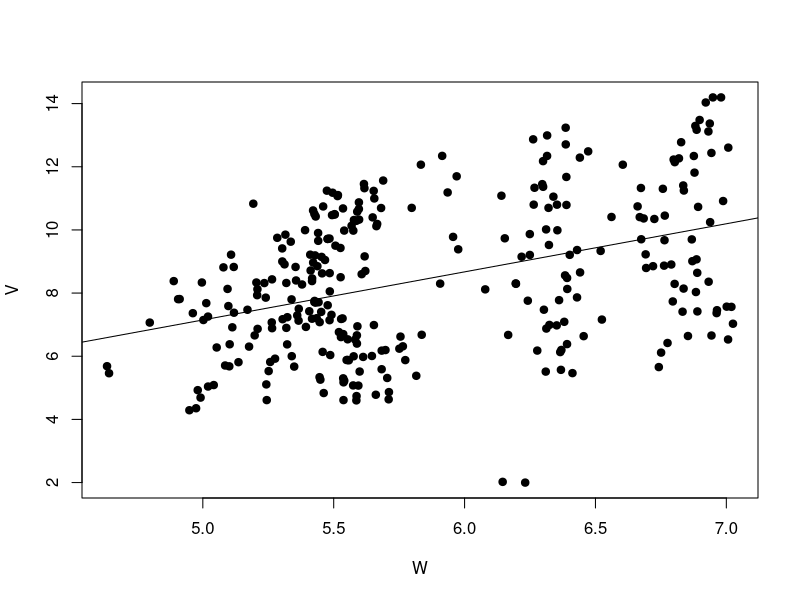
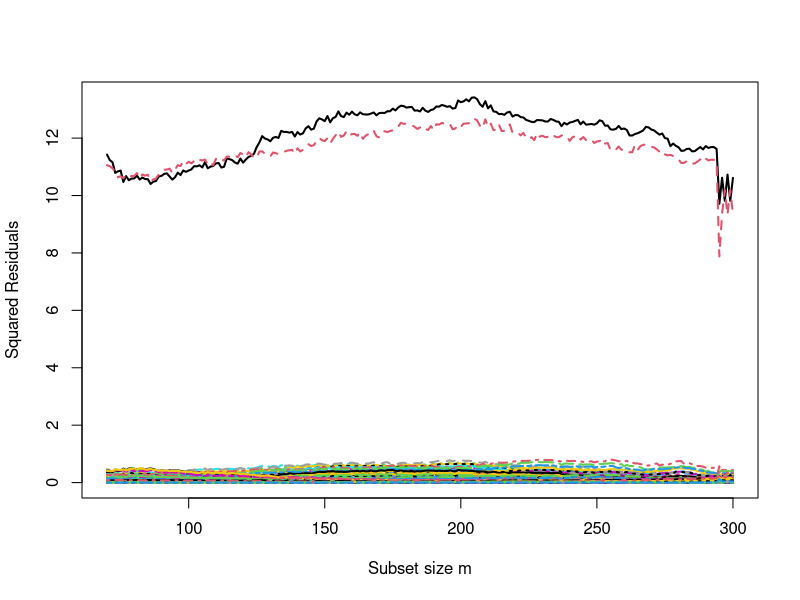
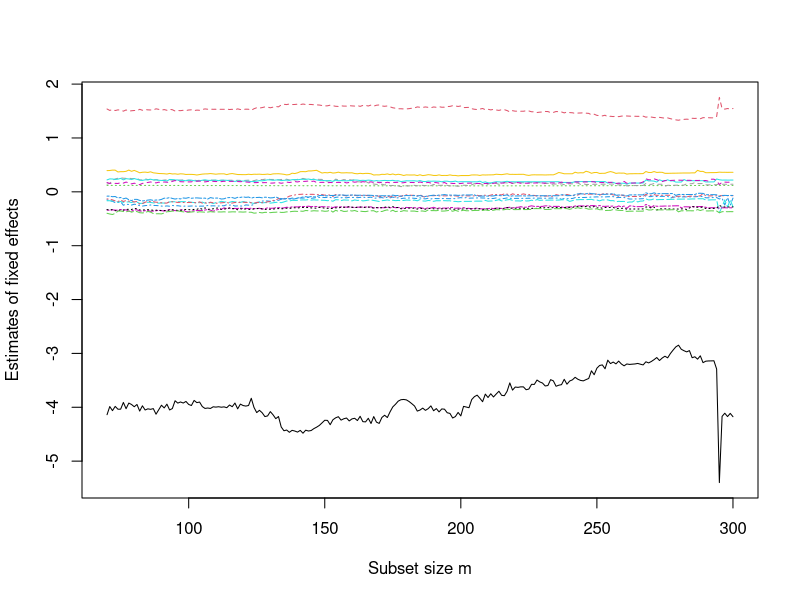
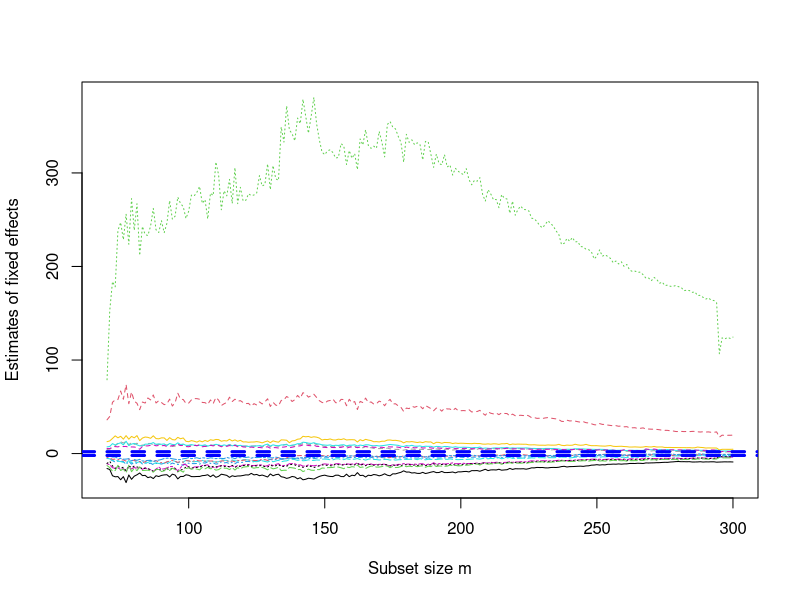
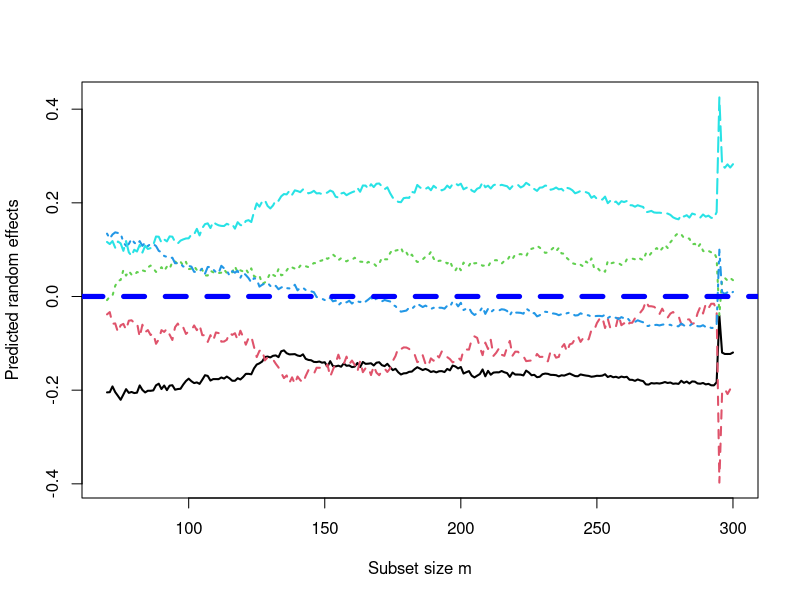
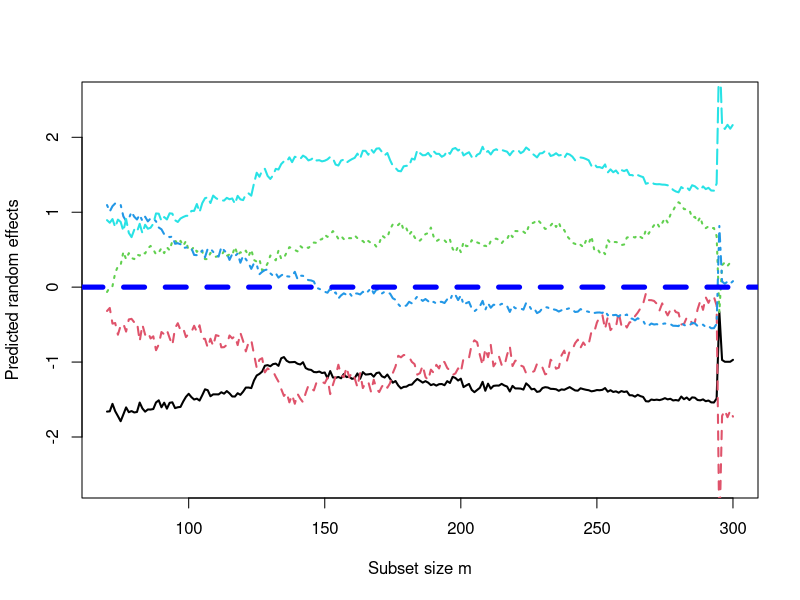

The R source for these figures, in order:
library(lme4)
library(Matrix)
library(MASS)
library(ggplot2)

# start
coffebra = read.table("simBRAx1.txt", header = T)
coffebra.cont <- coffebra
# new: nn & grpunt
nn=dim(coffebra.cont)[1]
grpunt=12*5
tabcountry=rbind(c("F", "G", "I", "S", "UK"), c(0,0,0,0,0), c(0,0,0,0,0), c(0,0,0,0,0), c(0,0,0,0,0) )

righe.cont <- 1:2
f1 <- 0.35
f2 <- 0.9

coffebra.cont$logV[righe.cont]=f1*coffebra$logV[righe.cont]
coffebra.cont$logQ[righe.cont]=f2*coffebra$logQ[righe.cont]

plot(coffebra.cont$logQ, coffebra.cont$logV, cex = 1.5, pch = 20, xlab = "W", ylab = "V")
abline(lm(logV ~ logQ, data=coffebra.cont))

fit.coffebra.cont = lmer(logV ~ logQ + t +m1 + m2+m3+m4+m5+ m6+m7+m8+m9+m10+m11+(1 | country), data = coffebra.cont, REML=F)


y = coffebra.cont$logV
ngroups = max(fit.coffebra.cont@Gp)
X = fit.coffebra.cont@pp$X

Z = t(fit.coffebra.cont@pp$Zt)
beta = fit.coffebra.cont@beta
ttest = beta/diag(summary(fit.coffebra.cont)$vcov)^0.5
sigma2U = summary(fit.coffebra.cont)$varcor[[1]][1]
sigma2eps = summary(fit.coffebra.cont)$sigma^2
loglikhat = summary(fit.coffebra.cont)$logLik[1]
Vhat = sigma2U * Z %*% t(Z) + sigma2eps * diag(length(y))
Ghat = sigma2U * diag(max(fit.coffebra.cont@Gp))
### as.matrix(Vhat) to het the matrix

i1 = t(X)%*% ginv(as.matrix(Vhat)) %*% X
i1inv = ginv(i1)
i2 = t(X)%*% ginv(as.matrix(Vhat)) %*% y
### The product i1inv %*% i2 is identical to beta

# ranef : stima dei random effects
### identical to ranef(ranef(fit.coffebra.cont)$pigname[[1]])
uhat = Ghat%*%t(Z)%*%ginv(as.matrix(Vhat)) %*% (y - X%*%beta)
yhat = X%*%beta + Z%*%uhat
res = y - yhat

### pointer = matrix(rep(1:7, ngroups), nrow = 7, ncol = ngroups)
### Generate a matrix of starting time-index
positions = matrix(1:length(y), nrow = max(coffebra.cont$t), ncol = ngroups)

#temp = matrix(NA, nrow = 10, ncol = length(y)/(ncol(X)+1))
temp = NULL
### for(l in 1:nrow(temp)) {
for(l in 1:10) {
    subset=matrix(NA, nrow=ncol(X), ncol = ngroups)
    set.seed(l)
    sss = sample(1:(max(coffebra.cont$t) - ncol(X)+1), ngroups, replace = T)
    for (ii in 1:ncol(positions)) {
        subset[,ii] = positions[sss[ii]:(sss[ii]+ncol(X)-1), ii]
    }
    temp = rbind(as.vector(subset), temp)
}

# temp = matrix(NA, nrow = length(y)/3, ncol = 7)
# subset = 1:3
# for(l in 1:7){
	# if(l == 1) subset = subset
	# else subset = subset+1
# for(i in 1:ngroups) {
	# if (i == 1) out = subset
	# else out = c(out, subset+(i-1)*9)
# }
# temp[, l] = out
# }


resorder =matrix(NA, nrow = length(y), ncol = nrow(temp))
for(j in 1:nrow(temp)) {
    cat(j, "\n")
    mysub = temp[j, ]
    fit.coffebra.cont.sub = lmer(logV ~ logQ + t +m1 + m2+m3+m4+m5+ m6+m7+m8+m9+m10+m11+(1 | country), data = coffebra.cont, REML=F, subset = mysub)
    ngroups = max(fit.coffebra.cont.sub@Gp)
    y.sub = fit.coffebra.cont.sub@resp$y
    X.sub = fit.coffebra.cont.sub@pp$X
    Z.sub = t(fit.coffebra.cont.sub@pp$Zt)
    beta.sub = fit.coffebra.cont.sub@beta
    sigma2U.sub = summary(fit.coffebra.cont.sub)$varcor[[1]][1]
    sigma2eps.sub = summary(fit.coffebra.cont.sub)$sigma^2
    loglikhat.sub = summary(fit.coffebra.cont.sub)$logLik[1]
    Ghat.sub = sigma2U.sub * diag(ngroups)

### This is to check if beta is obtained
    Vhat.sub = sigma2U.sub * Z.sub %*% t(Z.sub) + sigma2eps.sub * diag(length(y.sub))
### as.matrix(Vhat) to het the matrix
    i1 = t(X.sub)%*% ginv(as.matrix(Vhat.sub)) %*% X.sub
    i1inv = ginv(i1)
    i2 = t(X.sub)%*% ginv(as.matrix(Vhat.sub)) %*% y.sub
### The product i1inv %*% i2 is identical to beta

### Ste equal to zero rows unused
    not.mysub = setdiff(1:length(y), mysub)
    Z.reduced = Z
    Z.reduced[not.mysub, ] = 0

    Vhat.sub1 = sigma2U.sub * Z.reduced %*% t(Z.reduced) + sigma2eps.sub * diag(length(y))
    Ghat.sub1 = sigma2U.sub * diag(ngroups)


### identical to ranef(ranef(fit.coffebra.cont.sub)$pigname[[1]])
    uhat.sub = Ghat.sub1%*%t(Z.reduced)%*%ginv(as.matrix(Vhat.sub1)) %*% (y - X%*%beta.sub)
###    yhat.sub = X%*%beta.sub + Z.reduced%*%uhat.sub
    yhat.sub = X%*%beta.sub + Z%*%uhat.sub
    res.sub = y - yhat.sub

    resorder[,j] = sort(res.sub^2)
}

bsb = temp[which.min(apply(resorder, 2, median)), ]

### Storage of quantities
res.fwd=matrix(NA, nrow = length(y), ncol = length(y)-length(bsb) + 1)
units.in=matrix(0, nrow = length(y), ncol = length(y)-length(bsb) + 1)
beta.fwd = matrix(NA, nrow = ncol(X), ncol = length(y)-length(bsb) + 1)
ttest.fwd = beta.fwd
sigma2U.fwd = matrix(NA, nrow = 1, ncol = length(y)-length(bsb)+ 1)
sigma2eps.fwd = matrix(NA, nrow = 1, ncol = length(y)-length(bsb)+ 1)
row.inside.fwd = matrix(NA, nrow = length(y),ncol = length(y)-length(bsb)+ 1)
uhat.fwd = matrix(NA, nrow=ngroups, ncol = length(y)-length(bsb)+ 1)


############################  START OF THE FS

# new: seq code and for code
fscycle=seq(70,300,1)

# original:
first=1
 for(m in fscycle) {
   
   # tabcountry[2:3,1:5]=0
  
    cat("Subset size m of the FWD = ", m, "\n")
    if (m == length(bsb)) { ### first step of the forward search
	step = 1
	ttt = bsb
        init.fit = lmer(logV ~ logQ + t +m1 + m2+m3+m4+m5+ m6+m7+m8+m9+m10+m11+(1 | country), data = coffebra.cont, REML=F, subset = ttt)
        ngroups = max(init.fit@Gp)
        y.sub = init.fit@resp$y
        X.sub = init.fit@pp$X
        Z.sub = t(init.fit@pp$Zt)
        beta.sub = init.fit@beta
        ttest.sub = beta.sub/diag(summary(init.fit)$vcov)^0.5
        sigma2U.sub = summary(init.fit)$varcor[[1]][1]
        sigma2eps.sub = summary(init.fit)$sigma^2
        loglikhat.sub = summary(init.fit)$logLik[1]
        Ghat.sub = sigma2U.sub * diag(ngroups)

### Ste equal to zero rows unused
	not.mysub = setdiff(1:length(y), ttt)
        Z.reduced = Z
        Z.reduced[not.mysub, ] = 0

        Vhat.sub1 = sigma2U.sub * Z.reduced %*% t(Z.reduced) + sigma2eps.sub * diag(length(y))
	Ghat.sub1 = sigma2U.sub * diag(ngroups)


### identical to ranef(ranef(fit.coffebra.cont.sub)$pigname[[1]])
        uhat.sub = Ghat.sub1%*%t(Z.reduced)%*%ginv(as.matrix(Vhat.sub1)) %*% (y - X%*%beta.sub)
###        yhat.sub = X%*%beta.sub + Z.reduced%*%uhat.sub
        yhat.sub = X%*%beta.sub + Z%*%uhat.sub
        res.sub = y - yhat.sub
        posm = which(order(res.sub^2)<= m)
        res.fwd[, step] = as.vector(res.sub)
        beta.fwd[, step] = as.vector(beta.sub)
        ttest.fwd[, step] = as.vector(ttest.sub)
        sigma2U.fwd[1, step] = as.vector(sigma2U.sub)
        sigma2eps.fwd[1, step] = as.vector(sigma2eps.sub)
        row.inside.fwd[1:length(bsb), step] = bsb
        uhat.fwd[, step] = as.vector(uhat.sub)
    }
    else{
        #step = step+1
        
########## create a inner cycle for 1 < m < 5        
        
 ##       for (incy in 1:5){
          step = step+1
          
############################################################   ORDERING RESIDUALS        
        # new: ordering a data matrix with countries
        tmpres=as.data.frame(cbind(1:nn,as.vector(coffebra.cont$country),as.vector(res.sub^2)))
        names(tmpres)=c("unit","country","res2")
        
        # new: ordering two levels
        otmpres=tmpres[order(tmpres$country, tmpres$res2),]
        
        # we take the first k units for each country
        # each country can have a different amount of assigned units
        
        ordbsb=as.vector(otmpres$unit)
        ## F G I S UK
        
        if (first==1)
        {
        #m1=floor(m/5)+1
        m1=floor(m/5)
        ordind=c((1:m1)+0*grpunt, (1:m1)+1*grpunt, (1:m1)+2*grpunt, (1:m1)+3*grpunt, (1:m1)+4*grpunt)
        tabcountry[2,1:5]=m1
        #tabcountry[2,2]=m1
        #tabcountry[2,3]=m1
        #tabcountry[2,4]=m1
        #tabcountry[2,5]=m1
        nc1=as.numeric(tabcountry[2,1])
        nc2=as.numeric(tabcountry[2,2])
        nc3=as.numeric(tabcountry[2,3])
        nc4=as.numeric(tabcountry[2,4])
        nc5=as.numeric(tabcountry[2,5])
        ordind=c((1:nc1)+0*grpunt, (1:nc2)+1*grpunt, (1:nc3)+2*grpunt, (1:nc4)+3*grpunt, (1:nc5)+4*grpunt) 
        
        
        }
        else
        {
          nc1=as.numeric(tabcountry[2,1])
          nc2=as.numeric(tabcountry[2,2])
          nc3=as.numeric(tabcountry[2,3])
          nc4=as.numeric(tabcountry[2,4])
          nc5=as.numeric(tabcountry[2,5])
          
          ordind=c((1:nc1)+0*grpunt, (1:nc2)+1*grpunt, (1:nc3)+2*grpunt, (1:nc4)+3*grpunt, (1:nc5)+4*grpunt) 
          
          
        }
        
        # Then we take the smallest among countries in step m
        
        bsblast=ordbsb[ordind]
        
        # creo una tabella con valori 0/1 con testata F G I S K
        #                                             0 1 0 0 1
        # prendo il valore più piccolo fra le country non già prese!

        selind=c((nc1)+0*grpunt, (nc2)+1*grpunt, (nc3)+2*grpunt, (nc4)+3*grpunt, (nc5)+4*grpunt) 
        
      ##  selind=c(((m/5))+0*grpunt, ((m/5))+1*grpunt, ((m/5))+2*grpunt, ((m/5))+3*grpunt, ((m/5))+4*grpunt)
        
        #selind=ordind
        
        # 1=F, 2=G, 3=I, 4=S, 5=UK
        # mincountry=which.min(otmpres[selind,3]) # not needed?
        
        # == 15
        idx=selind[which.min(otmpres[selind,3])]
        idy=as.numeric(as.vector(otmpres[idx,1]))
        
        
        # gives the unordered residuals on step m of all countries 
        ordctry=as.numeric(as.vector(otmpres[selind,3]))
        # gives the unordered IDEXES of residuals on step m of all countries 
        ordctryind=as.numeric(as.vector(otmpres[selind,1]))
        # gives the order of the residual that must be applied to INDEXES (ordctryind)
        ordctryindex=order(as.vector(otmpres[selind,3]))
        ordindx=ordctryind[ordctryindex]
        mtchidx=match(otmpres[,1],ordindx)
        
        
        
        # select the 1st best, 2nd best, ..., 5th best inside inner cycle
        for (cv_idx in 1:5)
        {
          id_ctry=which(match(tabcountry[1,],tmpres[ordindx[cv_idx],2])==1)
          cat("m:", m, " id_ctry:", id_ctry,"\n")
         # if(tabcountry[2,id_ctry]==0)
          #{
          tabcountry[2,id_ctry]=as.numeric(tabcountry[2,id_ctry])+1
            tabcountry[4,id_ctry]=1
            tabcountry[5,id_ctry]=ordindx[cv_idx]
            id_best=ordindx[cv_idx]
            break
          #}
        }
        
        
        
#         # external for index parse the candidate vector 
#         for (cv_idx in 1:5){
#           # internal for index parse TABLE [F G I S K] 2nd row
#             for (tab_idx in 1:5){
#             # if is not already taken ... set to 1
#             if (tabcountry[1,tab_idx]==0){
#               tabcountry[2,ordctry[ij]]=1
#             }
#             break
#           }
#         }
        
        # ordinerei con quelli di m (step5) + quelli aggiuntivi   
        # calcolati in questi cicli interni
        
        stblockbsb=ordbsb[ordind]
        
        
        nbsb=as.numeric(c(stblockbsb[1:(m-1)], id_best))
        
        units.in[nbsb, step] = 1
        
        ttt = nbsb
        
#############################################################
        
        init.fit = lmer(logV ~ logQ + t +m1 + m2+m3+m4+m5+ m6+m7+m8+m9+m10+m11+(1 | country), data = coffebra.cont, REML=F, subset = ttt)
###        init.fit = lmer(w ~ t +(1 | pigname), data = pig, REML=F, subset = ttt)
        check.ngroups = max(init.fit@Gp)
        
        
        cat("\n", "Progression = ", step, "\n")

        y.sub = init.fit@resp$y
        X.sub = init.fit@pp$X
        Z.sub = t(init.fit@pp$Zt)
        beta.sub = init.fit@beta
        ttest.sub = beta.sub/diag(summary(init.fit)$vcov)^0.5
        sigma2U.sub = summary(init.fit)$varcor[[1]][1]
        sigma2eps.sub = summary(init.fit)$sigma^2
        loglikhat.sub = summary(init.fit)$logLik[1]
        Ghat.sub = sigma2U.sub * diag(ngroups)

### Ste equal to zero rows unused

	    not.mysub = setdiff(1:length(y), ttt)
	    Z.reduced = Z

        if(length(not.mysub)>0)
            Z.reduced[not.mysub, ] = 0

        Vhat.sub1 = sigma2U.sub * Z.reduced %*% t(Z.reduced) + sigma2eps.sub * diag(length(y))
	    Ghat.sub1 = sigma2U.sub * diag(ngroups)


### identical to ranef(ranef(fit.coffebra.cont.sub)$pigname[[1]])
        uhat.sub = Ghat.sub1%*%t(Z.reduced)%*%ginv(as.matrix(Vhat.sub1)) %*% (y - X%*%beta.sub)
###        yhat.sub = X%*%beta.sub + Z.reduced%*%uhat.sub
        yhat.sub = X%*%beta.sub + Z%*%uhat.sub
        res.sub = y - yhat.sub
        res.fwd[, step] = as.vector(res.sub)
        beta.fwd[, step] = as.vector(beta.sub)
        ttest.fwd[, step] = as.vector(ttest.sub)
        sigma2U.fwd[1, step] = as.vector(sigma2U.sub)
        sigma2eps.fwd[1, step] = as.vector(sigma2eps.sub)
        row.inside.fwd[1:length(nbsb), step] = nbsb
        uhat.fwd[, step] = as.vector(uhat.sub)

        #}  # innercycle
    first=0
        }
}

fscycle0=70:300
fscycle1=1:231

plot(length(bsb):length(y), (res.fwd[1,])^2, type = "n", ylim = range(res.fwd^2, na.rm = T), xlab = "Subset size m", ylab = "Squared Residuals")
for (i in 1:nrow(res.fwd)) 
  lines(fscycle0, (res.fwd[i, fscycle1])^2, lty = i, col = i, lwd=2)


plot(length(bsb):length(y), beta.fwd[1,], type = "n", ylim = range(beta.fwd, na.rm = T), xlab = "Subset size m", ylab = "Estimates of fixed effects")
for (i in 1:nrow(beta.fwd)) lines(length(bsb):length(y), beta.fwd[i, ], lty = i, col = i)

plot(length(bsb):length(y), ttest.fwd[1,], type = "n", ylim = range(ttest.fwd, na.rm = T), xlab = "Subset size m", ylab = "Estimates of fixed effects")
for (i in 1:nrow(beta.fwd)) lines(length(bsb):length(y), ttest.fwd[i, ], lty = i, col = i)
abline(h = c(-2,2), lwd = 3, lty = 2, col = "blue")


plot(length(bsb):length(y), uhat.fwd[1,], type = "n", ylim = range(uhat.fwd, na.rm = T), xlab = "Subset size m", ylab = "Predicted random effects")
for (i in 1:nrow(uhat.fwd)) 
  lines(fscycle0, uhat.fwd[i, fscycle1], lty = i, col = i, lwd=2)
abline(h = 0, lwd = 5, lty = 2, col = "blue")


rrr=uhat.fwd %*% diag(1/as.vector(sqrt(sigma2U.fwd)))
plot(length(bsb):length(y), uhat.fwd[1,]/sqrt(sigma2U.fwd[1]), type = "n", ylim = range(rrr, na.rm = T)*1.5, xlab = "Subset size m", ylab = "Predicted random effects")
for (i in 1:nrow(uhat.fwd)) 
  lines(fscycle0, uhat.fwd[i, fscycle1]/sqrt(sigma2U.fwd[i]), lty = i, col = i, lwd=2)
abline(h = 0, lwd = 5, lty = 2, col = "blue")



